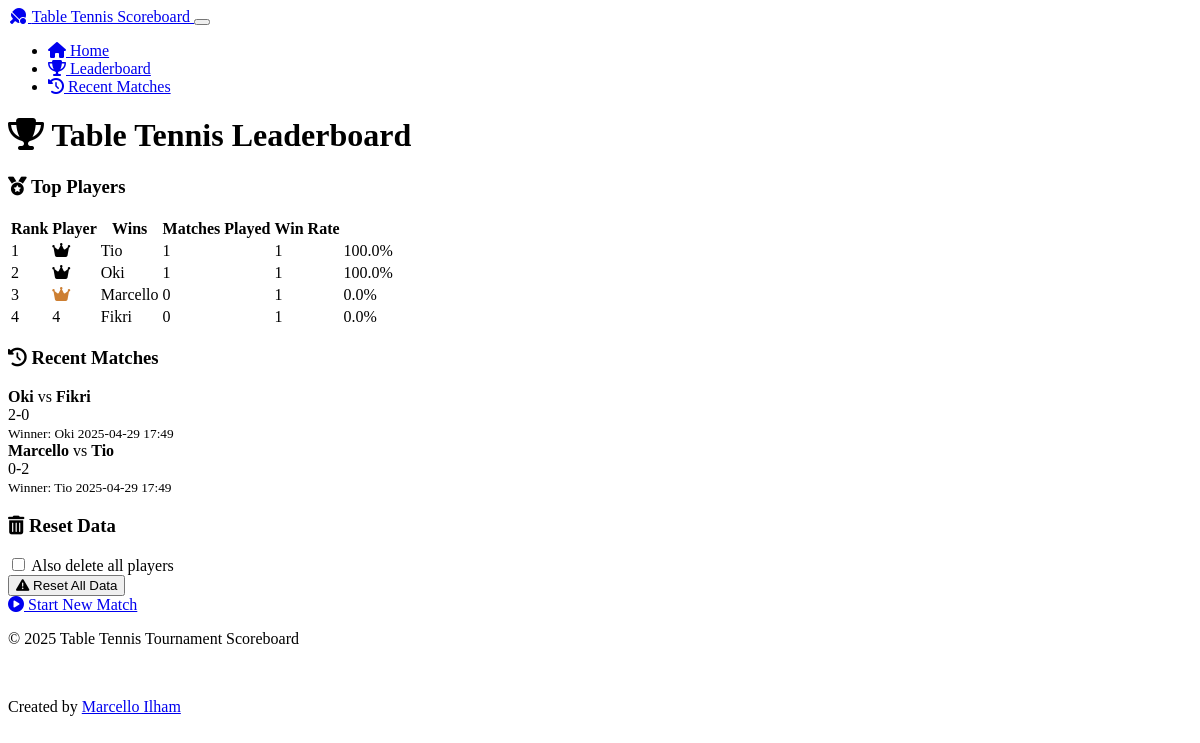
The app's page /leaderboard with its own data.
### models.py (models this page shows, shortened)
class Player(db.Model):
    id = db.Column(db.Integer, primary_key=True)
    name = db.Column(db.String(64), unique=True, nullable=False)
    wins = db.Column(db.Integer, default=0)
    matches_played = db.Column(db.Integer, default=0)
    created_at = db.Column(db.DateTime, default=datetime.utcnow)

class Match(db.Model):
    id = db.Column(db.Integer, primary_key=True)
    player1_id = db.Column(db.Integer, db.ForeignKey('player.id'), nullable=False)
    player2_id = db.Column(db.Integer, db.ForeignKey('player.id'), nullable=False)
    player1_sets = db.Column(db.Integer, nullable=False)
    player2_sets = db.Column(db.Integer, nullable=False)
    winner_id = db.Column(db.Integer, db.ForeignKey('player.id'), nullable=False)
    match_date = db.Column(db.DateTime, default=datetime.utcnow)
    set_scores = db.Column(db.String(255), nullable=False)
    max_sets = db.Column(db.Integer, default=3)
    first_server = db.Column(db.Integer, db.ForeignKey('player.id'), nullable=False)
    player1 = db.relationship('Player', foreign_keys=[player1_id])
    player2 = db.relationship('Player', foreign_keys=[player2_id])
    winner = db.relationship('Player', foreign_keys=[winner_id])
    first_server_player = db.relationship('Player', foreign_keys=[first_server])

### routes.py (the view)
@app.route('/leaderboard')
def leaderboard():
    top_players = Player.query.order_by(Player.wins.desc()).all()
    recent_matches = Match.query.order_by(Match.match_date.desc()).limit(50).all()
    return render_template('leaderboard.html', top_players=top_players, recent_matches=recent_matches)

### templates/leaderboard.html
{% extends 'base.html' %}
{% block content %}
<div class="row mb-4">
    <div class="col-md-12">
        <h1 class="text-center mb-4">
            <i class="fas fa-trophy text-warning me-2"></i> Table Tennis Leaderboard
        </h1>
    </div>
</div>
<div class="row">
    <div class="col-lg-8">
        <div class="card shadow mb-4">
            <div class="card-header bg-primary text-white">
                <h3 class="mb-0"><i class="fas fa-medal me-2"></i> Top Players</h3>
            </div>
            <div class="card-body">
                {% if top_players %}
                    <div class="table-responsive">
                        <table class="table table-hover">
                            <thead>
                                <tr>
                                    <th>Rank</th>
                                    <th>Player</th>
                                    <th>Wins</th>
                                    <th>Matches Played</th>
                                    <th>Win Rate</th>
                                </tr>
                            </thead>
                            <tbody>
                                {% for player in top_players %}
                                <tr class="{% if loop.index == 1 %}table-warning{% endif %}">
                                    <td>{{ loop.index }}</td>
                                    <td>
    {% if loop.index == 1 %}
        <i class="fas fa-crown text-warning me-1"></i>
    {% elif loop.index == 2 %}
        <i class="fas fa-crown text-secondary me-1"></i>
    {% elif loop.index == 3 %}
        <i class="fas fa-crown" style="color: #cd7f32; margin-right: 4px;"></i>
    {% else %}
        {{ loop.index }}
    {% endif %}
</td>
                                    <td>{{ player.name }}</td>
                                    <td>{{ player.wins }}</td>
                                    <td>{{ player.matches_played }}</td>
                                    <td>
                                        {% if player.matches_played > 0 %}
                                            {{ (player.wins / player.matches_played * 100) | round(1) }}%
                                        {% else %}
                                            0%
                                        {% endif %}
                                    </td>
                                </tr>
                                {% endfor %}
                            </tbody>
                        </table>
                    </div>
                {% else %}
                    <div class="alert alert-info">
                        <i class="fas fa-info-circle me-2"></i> No matches have been played yet. Start a match to see the leaderboard!
                    </div>
                {% endif %}
            </div>
        </div>
    </div>
    <div class="col-lg-4">
        <div class="card shadow mb-4">
            <div class="card-header bg-info text-white">
                <h3 class="mb-0"><i class="fas fa-history me-2"></i> Recent Matches</h3>
            </div>
            <div class="card-body">
                {% if recent_matches %}
                    <div class="list-group">
                        {% for match in recent_matches %}
                        <div class="list-group-item">
                            <div class="d-flex justify-content-between align-items-center">
                                <div>
                                    <strong>{{ match.player1.name }}</strong> vs <strong>{{ match.player2.name }}</strong>
                                </div>
                                <span class="badge bg-primary">{{ match.player1_sets }}-{{ match.player2_sets }}</span>
                            </div>
                            <small class="text-muted">
                                Winner:
                                <span class="text-success">{{ match.winner.name }}</span>
                                <span class="float-end">{{ match.match_date.strftime('%Y-%m-%d %H:%M') }}</span>
                            </small>
                        </div>
                        {% endfor %}
                    </div>
                {% else %}
                    <div class="alert alert-info">
                        <i class="fas fa-info-circle me-2"></i> No match history yet.
                    </div>
                {% endif %}
            </div>
        </div>
        <div class="card shadow">
            <div class="card-header bg-danger text-white">
                <h3 class="mb-0"><i class="fas fa-trash-alt me-2"></i> Reset Data</h3>
            </div>
            <div class="card-body">
                <form action="{{ url_for('reset_data') }}" method="POST" onsubmit="return confirm('Are you sure you want to reset all data? This action cannot be undone.')">
                    <div class="form-check mb-3">
                        <input class="form-check-input" type="checkbox" id="delete_players" name="delete_players" value="true">
                        <label class="form-check-label" for="delete_players">
                            Also delete all players
                        </label>
                    </div>
                    <div class="d-grid">
                        <button type="submit" class="btn btn-danger">
                            <i class="fas fa-exclamation-triangle me-2"></i> Reset All Data
                        </button>
                    </div>
                </form>
            </div>
        </div>
    </div>
</div>
<div class="row mt-4">
    <div class="col-12 text-center">
        <a href="{{ url_for('index') }}" class="btn btn-primary btn-lg">
            <i class="fas fa-play-circle me-2"></i> Start New Match
        </a>
    </div>
</div>
{% endblock %}

### templates/base.html (shortened to what this page needs)
<!DOCTYPE html>
<html lang="en" data-bs-theme="dark">
<head>
    <link rel="stylesheet" href="https://cdn.replit.com/agent/bootstrap-agent-dark-theme.min.css">
    <link rel="stylesheet" href="https://cdnjs.cloudflare.com/ajax/libs/font-awesome/6.4.0/css/all.min.css">
    <link rel="stylesheet" href="{{ url_for('static', filename='css/custom.css') }}">
</head>
<body>
    <nav class="navbar navbar-expand-lg navbar-dark bg-dark mb-4">
        <div class="container">
            <a class="navbar-brand" href="{{ url_for('index') }}">
                <i class="fas fa-table-tennis-paddle-ball me-2"></i> Table Tennis Scoreboard
            </a>
            <button class="navbar-toggler" type="button" data-bs-toggle="collapse" data-bs-target="#navbarNav"
                    aria-controls="navbarNav" aria-expanded="false" aria-label="Toggle navigation">
            </button>
            <div class="collapse navbar-collapse" id="navbarNav">
                <ul class="navbar-nav ms-auto">
                    <li class="nav-item">
                        <a class="nav-link" href="{{ url_for('index') }}">
                            <i class="fas fa-home me-1"></i> Home
                        </a>
                    </li>
                    <li class="nav-item">
                        <a class="nav-link" href="{{ url_for('leaderboard') }}">
                            <i class="fas fa-trophy me-1"></i> Leaderboard
                        </a>
                    </li>
                    <li class="nav-item">
                        <a class="nav-link" href="{{ url_for('recent_matches') }}">
                            <i class="fas fa-history me-1"></i> Recent Matches
                        </a>
                    </li>
                </ul>
            </div>
        </div>
    </nav>
    <main class="container mb-5">
        {% block content %}{% endblock %}
    </main>
    <footer class="bg-dark text-center text-white py-3 mt-5">
        <div class="container">
            <p class="mb-0">&copy; 2025 Table Tennis Tournament Scoreboard</p> <br>
            <p class="mb-0">Created by <a href="https://github.com/Marcelloaja" target="_blank" class="text-white">Marcello Ilham</a></p>
        </div>
    </footer>
</body>
</html>

### records on screen
Player: name "Tio", wins "1", matches_played "1", (player.wins/player.matches_played*100)|round(1) "100.0"
Player: name "Oki", wins "1", matches_played "1", (player.wins/player.matches_played*100)|round(1) "100.0"
Player: name "Marcello", wins "0", matches_played "1", (player.wins/player.matches_played*100)|round(1) "0.0"
Player: name "Fikri", wins "0", matches_played "1", (player.wins/player.matches_played*100)|round(1) "0.0"
Match: player1.name "Oki", player2.name "Fikri", player1_sets "2", player2_sets "0", winner.name "Oki", match_date "2025-04-29 17:49"
Match: player1.name "Marcello", player2.name "Tio", player1_sets "0", player2_sets "2", winner.name "Tio", match_date "2025-04-29 17:49"
